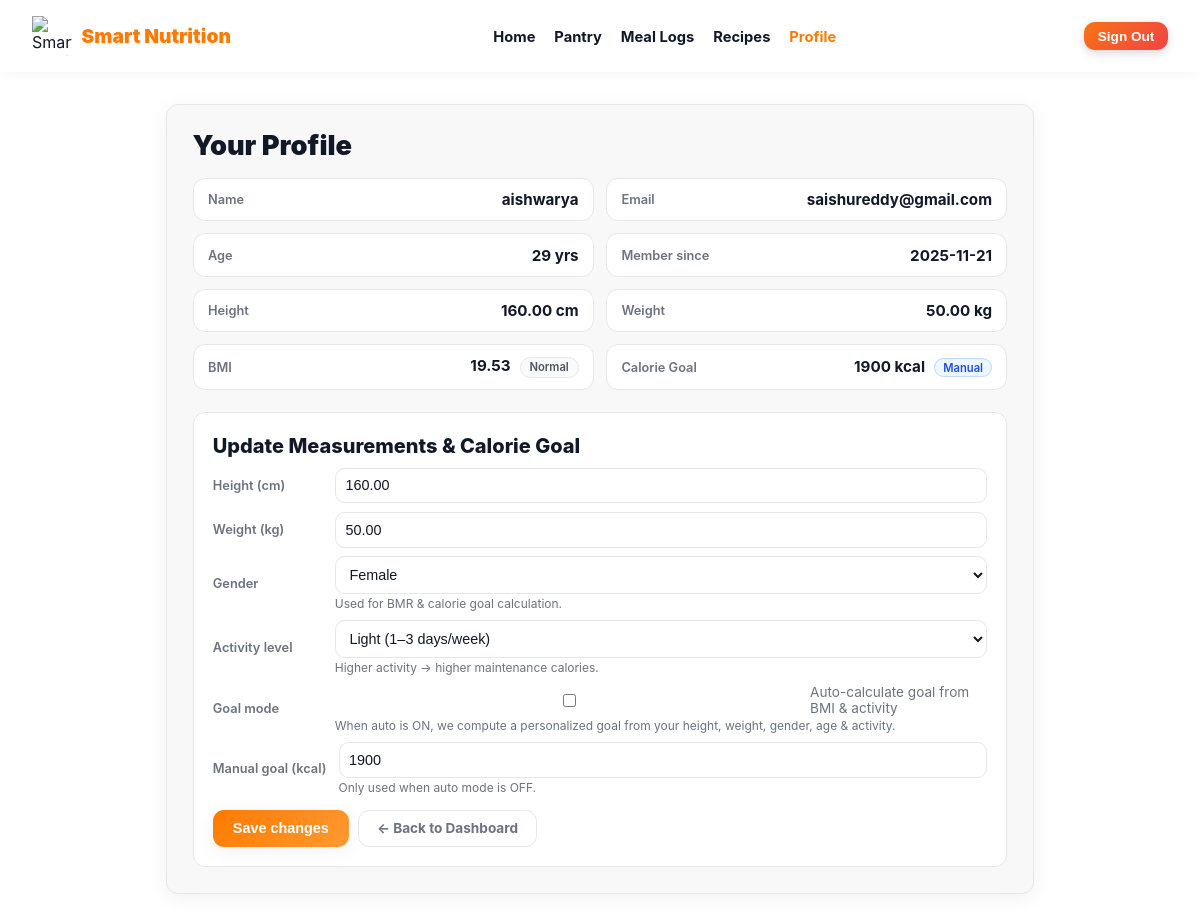
Screenshot of /profile.php (signed in) with the database file from the repository.
### tables this page shows
CREATE TABLE `users` (
  `id` int(11) NOT NULL,
  `name` varchar(100) NOT NULL,
  `age` tinyint(3) UNSIGNED DEFAULT NULL,
  `height_cm` decimal(5,2) DEFAULT NULL,
  `weight_kg` decimal(5,2) DEFAULT NULL,
  `email` varchar(190) NOT NULL,
  `password_hash` varchar(255) NOT NULL,
  `created_at` timestamp NOT NULL DEFAULT current_timestamp(),
  `reset_otp` varchar(10) DEFAULT NULL,
  `reset_otp_expires` datetime DEFAULT NULL,
  `reset_otp_expires_at` datetime DEFAULT NULL,
  `cal_goal` int(11) DEFAULT NULL,
  `gender` enum('male','female') DEFAULT NULL,
  `activity_level` enum('sedentary','light','moderate','active','very_active') DEFAULT NULL,
  `auto_cal_goal` tinyint(1) NOT NULL DEFAULT 1
);

### profile.php (the view, shortened to what this page needs)
<?php
function db(): PDO {
    $dsn = 'mysql:host='.DB_HOST.';dbname='.DB_NAME.';charset=utf8mb4';
    $pdo = new PDO($dsn, DB_USER, DB_PASS, [
        PDO::ATTR_ERRMODE => PDO::ERRMODE_EXCEPTION,
        PDO::ATTR_DEFAULT_FETCH_MODE => PDO::FETCH_ASSOC,
    ]);
    return $pdo;
}
function e(string $s): string { return htmlspecialchars($s, ENT_QUOTES, 'UTF-8'); }
$pdo    = db();
$userId = (int)$_SESSION['user_id'];
$st  = $pdo->prepare('
    SELECT id, name, email, age, height_cm, weight_kg, gender, activity_level,
           auto_cal_goal, cal_goal, created_at
      FROM users
     WHERE id = ?
     LIMIT 1
');
$st->execute([$userId]);
$user = $st->fetch();
$bmi = null;
$bmiLabel = 'N/A';
if (!empty($user['height_cm']) && !empty($user['weight_kg']) && (float)$user['height_cm'] > 0) {
    $h_m = ((float)$user['height_cm']) / 100.0;
    if ($h_m > 0) {
        $bmi = (float)$user['weight_kg'] / ($h_m * $h_m);
        $bmi = round($bmi, 2);
        if ($bmi < 18.5)       $bmiLabel = 'Underweight';
        elseif ($bmi < 25)     $bmiLabel = 'Normal';
        elseif ($bmi < 30)     $bmiLabel = 'Overweight';
        else                   $bmiLabel = 'Obesity';
    }
}
$autoCal  = (int)($user['auto_cal_goal'] ?? 1);
$calGoal  = (int)($user['cal_goal'] ?? 2000);
$gender   = (string)($user['gender'] ?? '');
$activity = (string)($user['activity_level'] ?? '');
?>
<!doctype html>
<html lang="en">
<head>
</head>
<body>
<header>
  <div class="logo-wrap">
    <img src="assets/img/smart_nutrition_logo.png" alt="Smart Nutrition">
    <div class="logo-text">Smart Nutrition</div>
  </div>
  <nav>
    <a href="Index.php">Home</a>
    <a href="food_items.php">Pantry</a>
    <a href="meallogs.php">Meal Logs</a>
    <a href="recipes.php">Recipes</a>
    <a href="profile.php" class="active">Profile</a>
  </nav>
  <div class="header-right">
    <form method="post" action="signout.php" style="margin:0;">
      <button type="submit" class="btn-signout">Sign Out</button>
    </form>
  </div>
</header>
<div class="container">
  <div class="card">
    <h1>Your Profile</h1>
    <div class="grid-2">
      <div class="field">
        <div class="field-label">Name</div>
        <div class="field-value"><?= e($user['name'] ?? '—') ?></div>
      </div>
      <div class="field">
        <div class="field-label">Email</div>
        <div class="field-value"><?= e($user['email'] ?? '—') ?></div>
      </div>
      <div class="field">
        <div class="field-label">Age</div>
        <div class="field-value">
          <?= isset($user['age']) && $user['age'] !== '' ? e((string)$user['age']) . ' yrs' : '—' ?>
        </div>
      </div>
      <div class="field">
        <div class="field-label">Member since</div>
        <div class="field-value">
          <?= !empty($user['created_at']) ? e(substr((string)$user['created_at'],0,10)) : '—' ?>
        </div>
      </div>
      <div class="field">
        <div class="field-label">Height</div>
        <div class="field-value">
          <?= isset($user['height_cm']) && $user['height_cm'] !== '' ? e((string)$user['height_cm']).' cm' : '—' ?>
        </div>
      </div>
      <div class="field">
        <div class="field-label">Weight</div>
        <div class="field-value">
          <?= isset($user['weight_kg']) && $user['weight_kg'] !== '' ? e((string)$user['weight_kg']).' kg' : '—' ?>
        </div>
      </div>
      <div class="field">
        <div class="field-label">BMI</div>
        <div class="field-value">
          <?php if ($bmi !== null): ?>
            <?= e(number_format($bmi, 2)) ?>
            <span class="bmi-pill"><?= e($bmiLabel) ?></span>
          <?php else: ?>
            —
          <?php endif; ?>
        </div>
      </div>
      <div class="field">
        <div class="field-label">Calorie Goal</div>
        <div class="field-value">
          <?= $calGoal ?> kcal
          <?php if ($autoCal): ?>
            <span class="tag-pill">Auto (BMI & activity)</span>
          <?php else: ?>
            <span class="tag-pill" style="background:#eff6ff;border-color:#bfdbfe;color:#1d4ed8;">Manual</span>
          <?php endif; ?>
        </div>
      </div>
    </div>
    <form method="post" action="profile.php" class="edit-card">
      <h2>Update Measurements & Calorie Goal</h2>
      <div class="edit-row">
        <div class="edit-label">Height (cm)</div>
        <div class="edit-input">
          <input
            type="number"
            step="0.01"
            min="50"
            max="300"
            id="height_cm"
            name="height_cm"
            value="<?= e((string)($user['height_cm'] ?? '')) ?>"
            placeholder="e.g., 170.0"
          >
        </div>
      </div>
      <div class="edit-row">
        <div class="edit-label">Weight (kg)</div>
        <div class="edit-input">
          <input
            type="number"
            step="0.01"
            min="10"
            max="500"
            id="weight_kg"
            name="weight_kg"
            value="<?= e((string)($user['weight_kg'] ?? '')) ?>"
            placeholder="e.g., 65.5"
          >
        </div>
      </div>
      <div class="edit-row">
        <div class="edit-label">Gender</div>
        <div class="edit-input">
          <select name="gender" id="gender">
            <option value="female" <?= $gender === 'female' ? 'selected' : '' ?>>Female</option>
          </select>
          <div class="hint">Used for BMR & calorie goal calculation.</div>
        </div>
      </div>
      <div class="edit-row">
        <div class="edit-label">Activity level</div>
        <div class="edit-input">
          <select name="activity_level" id="activity_level">
            <option value="light"        <?= $activity === 'light'        ? 'selected' : '' ?>>Light (1–3 days/week)</option>
          </select>
          <div class="hint">Higher activity → higher maintenance calories.</div>
        </div>
      </div>
      <div class="edit-row">
        <div class="edit-label">Goal mode</div>
        <div class="edit-input">
          <label style="font-size:.85rem;color:var(--muted);display:flex;align-items:center;gap:.45rem;">
            <input type="checkbox" name="auto_cal_goal" id="auto_cal_goal" value="1" <?= $autoCal ? 'checked' : '' ?>>
            Auto-calculate goal from BMI & activity
          </label>
          <div class="hint">
            When auto is ON, we compute a personalized goal from your height, weight, gender, age & activity.
          </div>
        </div>
      </div>
      <div class="edit-row" id="manualGoalRow" style="<?= $autoCal ? 'display:none;' : '' ?>">
        <div class="edit-label">Manual goal (kcal)</div>
        <div class="edit-input">
          <input
            type="number"
            name="manual_cal_goal"
            id="manual_cal_goal"
            min="1000"
            max="5000"
            step="10"
            value="<?= !$autoCal ? e((string)$calGoal) : '' ?>"
            placeholder="e.g., 1800"
          >
          <div class="hint">Only used when auto mode is OFF.</div>
        </div>
      </div>
      <div class="actions">
        <button type="submit" class="btn-save">Save changes</button>
        <a href="Index.php" class="btn-back">← Back to Dashboard</a>
      </div>
    </form>
  </div>
</div>
</body>
</html>

### profile.php (style rules this page uses)
:root { --bg:#ffffff; --text:#111827; --muted:#6b7280; --accent:#ff7a00; --accent2:#ff9a33; --panel:#f8f8f8; --border:#e5e7eb; --radius:12px; --shadow:0 4px 20px rgba(0,0,0,.06); }
* { box-sizing:border-box; }
body { margin:0; font-family:"Inter",system-ui,sans-serif; background:var(--bg); color:var(--text); }
header { display:flex; justify-content:space-between; align-items:center; padding:1rem 2rem; background:#fff; box-shadow:0 2px 10px rgba(0,0,0,.04); position:sticky; top:0; z-index:10; }
.logo-wrap { display:flex; align-items:center; gap:.6rem; }
.logo-wrap img { width:40px; height:40px; }
.logo-text { font-weight:900; font-size:1.2rem; color:var(--accent); }
nav a { text-decoration:none; margin-left:.9rem; font-weight:700; font-size:.92rem; color:var(--text); }
nav a.active { color:var(--accent); }
.header-right { display:flex; align-items:center; gap:.6rem; }
.btn-signout { padding:.4rem .85rem; border-radius:.7rem; border:none; background:linear-gradient(135deg,#f97316,#ef4444); color:#fff; font-weight:700; font-size:.85rem; cursor:pointer; box-shadow:0 3px 10px rgba(0,0,0,.16); }
.container { max-width:900px; margin:2rem auto 2.5rem; padding:0 1rem; }
.card { background:var(--panel); border-radius:var(--radius); border:1px solid var(--border); box-shadow:var(--shadow); padding:1.5rem 1.6rem 1.6rem; }
h1 { margin:0 0 1rem; font-size:1.7rem; font-weight:900; color:#111827; }
h2 { margin:.2rem 0 .6rem; font-size:1.25rem; font-weight:800; color:#111827; }
.grid-2 { display:grid; grid-template-columns:repeat(2,minmax(0,1fr)); gap:.75rem; }
.field { display:flex; justify-content:space-between; align-items:center; padding:.7rem .9rem; border-radius:.75rem; background:#ffffff; border:1px solid var(--border); }
.field-label { font-size:.8rem; font-weight:600; color:var(--muted); }
.field-value { font-size:.95rem; font-weight:700; color:#111827; }
.bmi-pill { display:inline-block; margin-left:.35rem; padding:.15rem .55rem; border-radius:999px; font-size:.7rem; font-weight:600; border:1px solid #e5e7eb; color:#4b5563; background:#f9fafb; }
.tag-pill { display:inline-block; margin-left:.35rem; padding:.12rem .5rem; border-radius:999px; font-size:.7rem; font-weight:600; border:1px solid #fee2e2; color:#b91c1c; background:#fef2f2; }
.edit-card { margin-top:1.4rem; background:#ffffff; border-radius:var(--radius); border:1px solid var(--border); padding:1.1rem 1.2rem 1.2rem; }
.edit-row { display:flex; align-items:center; gap:.75rem; margin-top:.55rem; }
.edit-label { font-size:.8rem; font-weight:600; color:var(--muted); min-width:110px; }
.edit-input { flex:1; }
.edit-input input, .edit-input select { width:100%; padding:.55rem .6rem; border-radius:.6rem; border:1px solid var(--border); font-size:.9rem; color:var(--text); background:#fff; }
.actions { margin-top:.9rem; display:flex; flex-wrap:wrap; gap:.6rem; }
.btn-save { padding:.65rem 1.25rem; border-radius:.7rem; border:none; cursor:pointer; background:linear-gradient(135deg,var(--accent),var(--accent2)); color:#fff; font-weight:800; font-size:.9rem; box-shadow:var(--shadow); }
.btn-back { padding:.6rem 1.1rem; border-radius:.7rem; border:1px solid var(--border); background:#ffffff; color:var(--muted); font-size:.85rem; font-weight:700; text-decoration:none; display:inline-flex; align-items:center; gap:.25rem; }
.hint { font-size:.75rem; color:var(--muted); margin-top:.15rem; }

### rows the page displays
users: name "aishwarya", email "saishureddy@gmail.com", age "29", created_at "2025-11-21", height_cm "160.00", weight_kg "50.00", bmi "19.53", bmiLabel "Normal", cal_goal "1900", gender "Female", activity_level "Light (1–3 days/week)", manual_cal_goal "1900"
